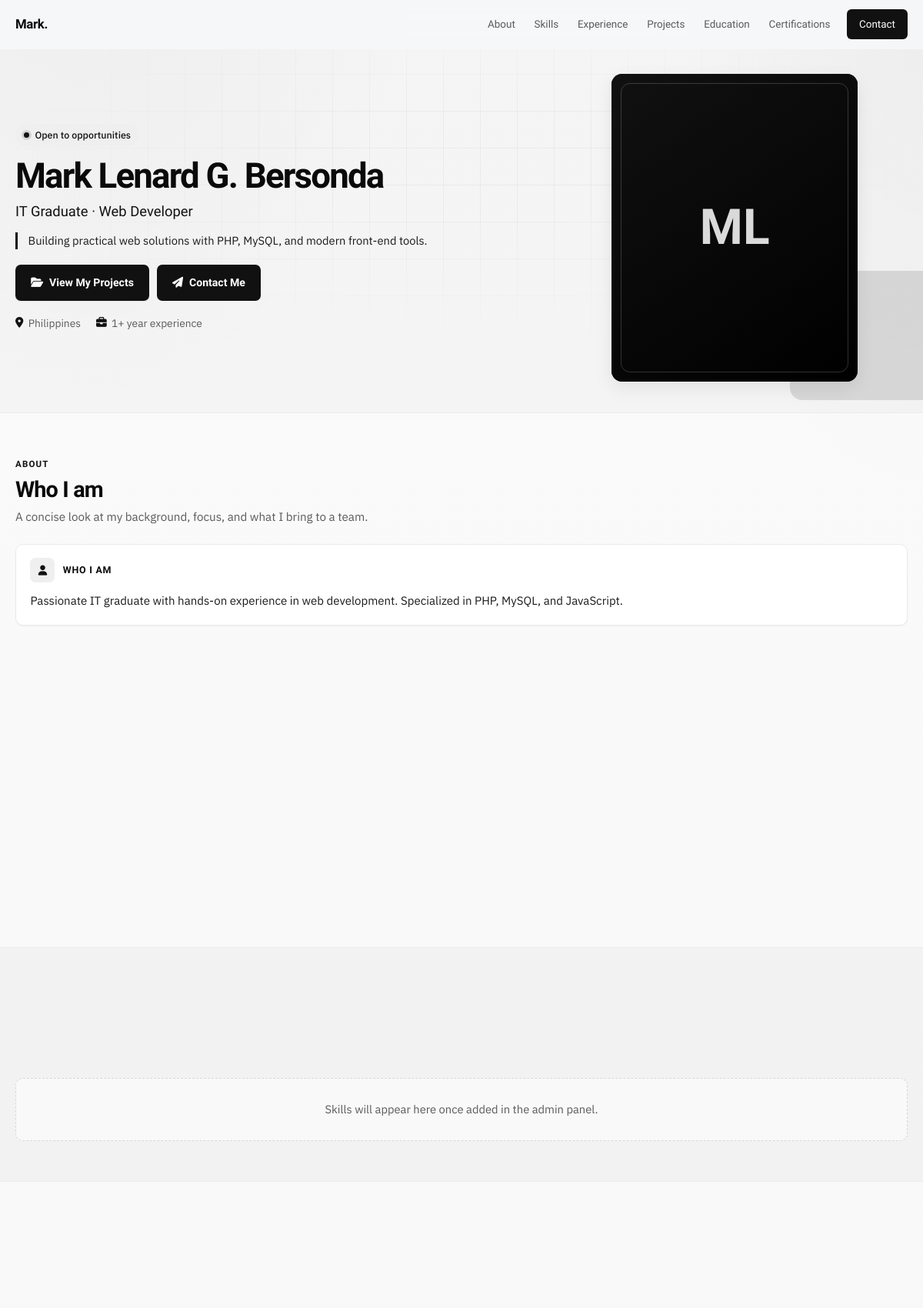
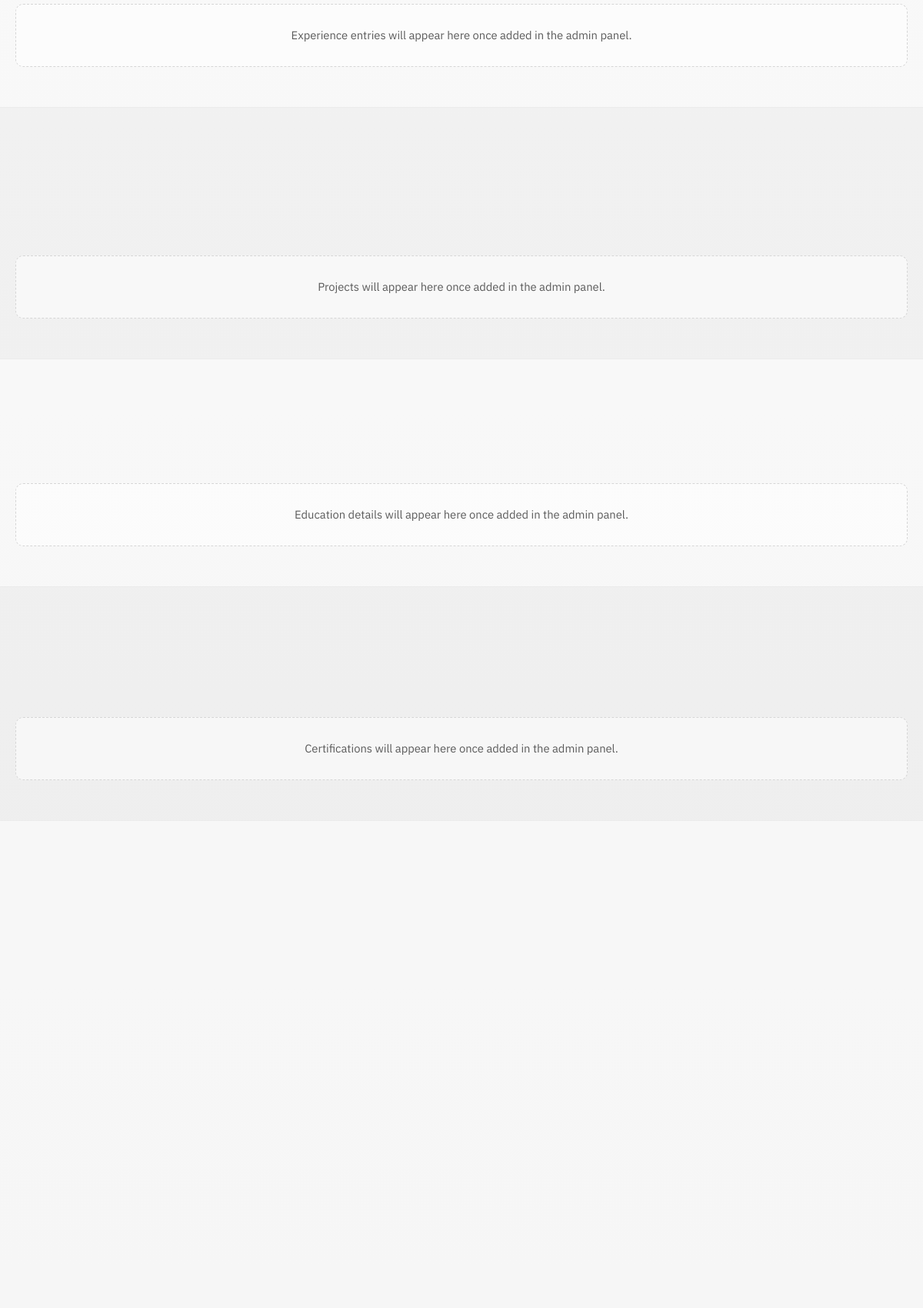
The page / (upper part) on the database its author committed (2 pictures, top to bottom).
### tables this page shows
CREATE TABLE IF NOT EXISTS personal_information (
  id INT UNSIGNED AUTO_INCREMENT PRIMARY KEY,
  full_name VARCHAR(150) NOT NULL,
  professional_title VARCHAR(150) DEFAULT NULL,
  tagline VARCHAR(255) DEFAULT NULL,
  about_me TEXT DEFAULT NULL,
  what_i_do TEXT DEFAULT NULL,
  career_objective TEXT DEFAULT NULL,
  interests TEXT DEFAULT NULL,
  strengths TEXT DEFAULT NULL,
  email VARCHAR(150) DEFAULT NULL,
  phone VARCHAR(50) DEFAULT NULL,
  location VARCHAR(150) DEFAULT NULL,
  profile_photo VARCHAR(255) DEFAULT NULL,
  resume_file VARCHAR(255) DEFAULT NULL,
  years_experience VARCHAR(50) DEFAULT NULL,
  availability_status VARCHAR(100) DEFAULT 'Open to opportunities',
  meta_title VARCHAR(200) DEFAULT NULL,
  meta_description TEXT DEFAULT NULL,
  footer_text VARCHAR(255) DEFAULT NULL,
  created_at TIMESTAMP DEFAULT CURRENT_TIMESTAMP,
  updated_at TIMESTAMP DEFAULT CURRENT_TIMESTAMP ON UPDATE CURRENT_TIMESTAMP
);

### index.php (the view, shortened to what the rows shown need)
<?php
require_once __DIR__ . '/includes/auth.php';
try {
    $personal = get_personal();
} catch (Throwable $e) {
    if (APP_DEBUG) {
        die('Setup required. Run <a href="database/migrate.php">database/migrate.php</a> first.<br>' . e($e->getMessage()));
    }
    die('Portfolio is being set up. Please check back shortly.');
}
$name = trim((string)($personal['full_name'] ?? '')) ?: 'Portfolio';
$title = trim((string)($personal['professional_title'] ?? ''));
$tagline = trim((string)($personal['tagline'] ?? ''));
$about = trim((string)($personal['about_me'] ?? ''));
$whatIDo = trim((string)($personal['what_i_do'] ?? ''));
$objective = trim((string)($personal['career_objective'] ?? ''));
$interests = trim((string)($personal['interests'] ?? ''));
$strengths = trim((string)($personal['strengths'] ?? ''));
$location = trim((string)($personal['location'] ?? ''));
$photo = $personal['profile_photo'] ?? null;
$availability = trim((string)($personal['availability_status'] ?? ''));
$photoUrl = upload_url('avatars', $photo);
?>
<!DOCTYPE html>
<html lang="en">
<head>
    <link rel="stylesheet" href="https://cdnjs.cloudflare.com/ajax/libs/font-awesome/6.5.2/css/all.min.css">
    <link rel="stylesheet" href="<?= e(asset_href('css/portfolio.css')) ?>?v=26">
</head>
<body>
<header class="site-nav" id="siteNav">
    <div class="nav-inner">
        <a class="nav-brand" href="#home"><?= e(explode(' ', trim($name))[0] ?? 'Portfolio') ?><span>.</span></a>
        <nav class="nav-links" id="navLinks" aria-label="Primary">
            <a href="#about">About</a>
            <a href="#skills">Skills</a>
            <a href="#experience">Experience</a>
            <a href="#projects">Projects</a>
            <a href="#education">Education</a>
            <a href="#certifications">Certifications</a>
            <a class="nav-cta" href="#contact">Contact</a>
        </nav>
    </div>
</header>
<main>
    <section class="hero" id="home">
        <div class="container hero-grid">
            <div class="hero-copy">
                <?php if ($availability): ?>
                    <div class="hero-availability"><?= e($availability) ?></div>
                <?php endif; ?>
                <h1 class="hero-name"><?= e($name) ?></h1>
                <?php if ($title !== ''): ?>
                    <p class="hero-title"><?= e($title) ?></p>
                <?php endif; ?>
                <?php if ($tagline): ?>
                    <p class="hero-value"><?= e($tagline) ?></p>
                <?php endif; ?>
                <div class="hero-actions">
                    <a class="btn btn-primary" href="#projects"><i class="fa-solid fa-folder-open"></i> View My Projects</a>
                    <a class="btn btn-accent" href="#contact"><i class="fa-solid fa-paper-plane"></i> Contact Me</a>
                </div>
                <div class="hero-meta">
                    <?php if ($location): ?>
                        <span><i class="fa-solid fa-location-dot"></i> <?= e($location) ?></span>
                    <?php endif; ?>
                    <?php if (!empty($personal['years_experience'])): ?>
                        <span><i class="fa-solid fa-briefcase"></i> <?= e($personal['years_experience']) ?> experience</span>
                    <?php endif; ?>
                </div>
            </div>
            <div class="hero-visual">
                <div class="hero-photo-wrap">
                    <?php if ($photoUrl): ?>
                        <img src="<?= e($photoUrl) ?>" alt="Professional photo of <?= e($name) ?>" width="400" height="500">
                    <?php else: ?>
                        <div class="hero-photo-fallback"><?= e(initials($name)) ?></div>
                    <?php endif; ?>
                    <div class="hero-photo-frame" aria-hidden="true"></div>
                </div>
            </div>
        </div>
    </section>
    <section class="section section-alt" id="about">
        <div class="container">
            <div class="section-header reveal">
                <h2>Who I am</h2>
            </div>
            <?php
            $roleItems = split_portfolio_items($whatIDo);
            $hasIntroCard = trim((string) $about) !== '';
            $showRoleCard = $roleItems !== [];
            $hasTraitCard = trim((string) $strengths) !== '' || trim((string) $interests) !== '';
            $aboutCardCount = (int) $hasIntroCard + (int) $showRoleCard + (int) (trim((string) $objective) !== '') + (int) $hasTraitCard;
            ?>
            <div class="about-cards<?= $aboutCardCount <= 1 ? ' about-cards--solo' : '' ?>">
                <?php if ($hasIntroCard): ?>
                    <article class="about-card about-card--wide reveal">
                        <header class="about-card-head">
                            <span class="about-card-icon" aria-hidden="true"><i class="fa-solid fa-user"></i></span>
                            <h3>Who I am</h3>
                        </header>
                        <?php foreach (lines_to_array($about) ?: [$about] as $para): ?>
                            <?php if (trim((string) $para) !== ''): ?>
                                <p><?= e($para) ?></p>
                            <?php endif; ?>
                        <?php endforeach; ?>
                    </article>
                <?php endif; ?>
            </div>
        </div>
    </section>
</main>
</body>
</html>

### rows shown on the page
personal_information: full_name "Mark", availability_status "Open to opportunities", full_name "Mark Lenard G. Bersonda", professional_title "IT Graduate · Web Developer", tagline "Building practical web solutions with PHP, MySQL, and modern front-end tools.", location "Philippines", years_experience "1+ year", full_name "ML", about_me "Passionate IT graduate with hands-on experience in web development. Specialized in PHP, MySQL, and JavaScript."
